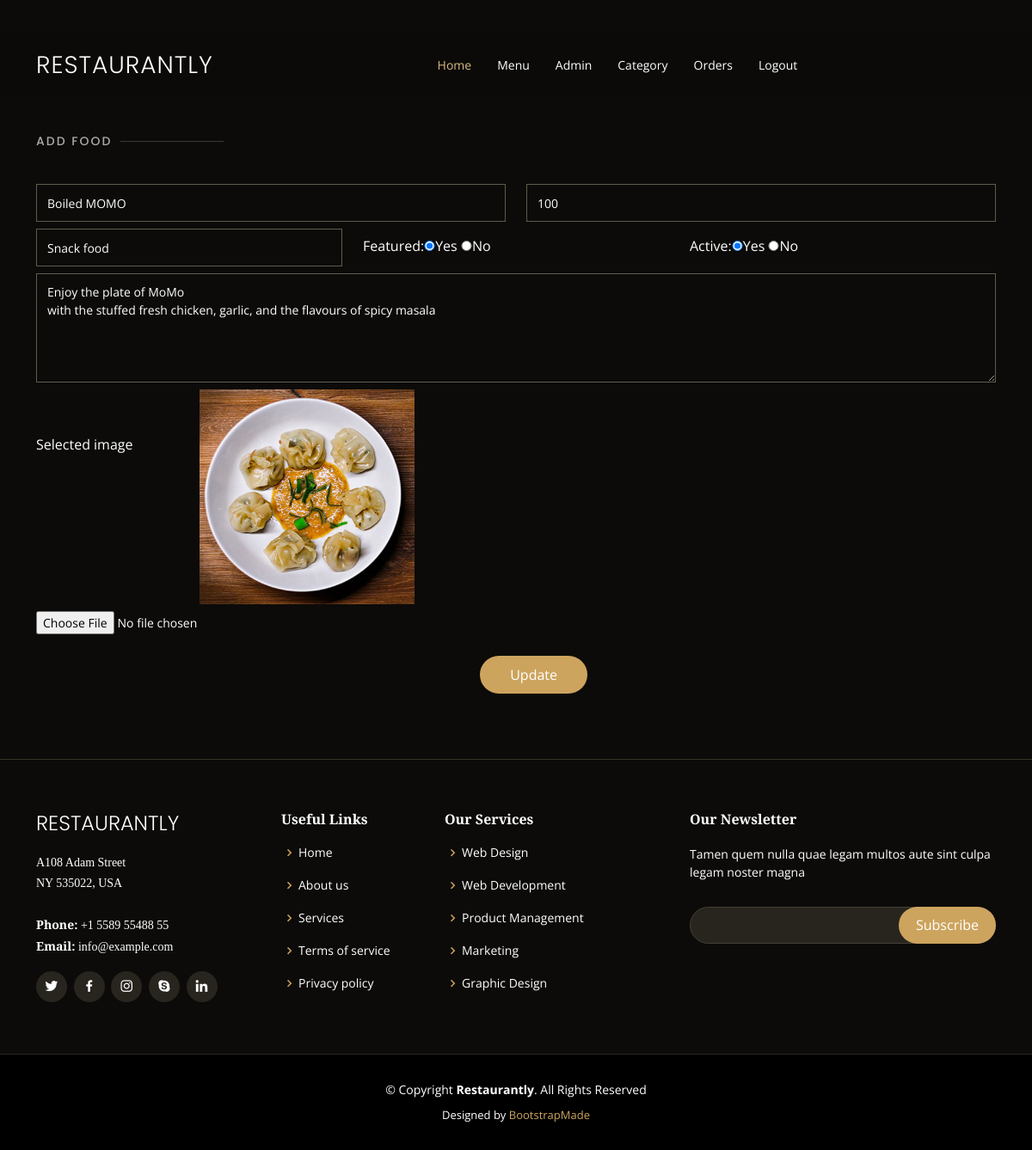
Page /update-food.php?id=6 (signed in) on the committed database.
### tables this page shows
CREATE TABLE `food` (
  `id` int(10) UNSIGNED NOT NULL,
  `title` varchar(100) NOT NULL,
  `description` text NOT NULL,
  `price` decimal(10,0) NOT NULL,
  `image_name` varchar(255) NOT NULL,
  `category_id` int(10) UNSIGNED NOT NULL,
  `featured` varchar(10) NOT NULL,
  `active` varchar(10) NOT NULL,
  `created_by` int(11) DEFAULT NULL,
  `updated_by` int(11) DEFAULT NULL
);

CREATE TABLE `category` (
  `id` int(10) UNSIGNED NOT NULL,
  `title` varchar(100) NOT NULL,
  `image_name` varchar(255) NOT NULL,
  `featured` varchar(10) NOT NULL,
  `active` varchar(10) NOT NULL,
  `created_by` int(11) DEFAULT NULL,
  `updated_by` int(11) DEFAULT NULL
);

### update-food.php (the view, shortened to what this page needs)
<?php
include('header.php');
        if(isset($_GET['id']))
        {
            $id = $_GET['id'];
            $sql2 ="SELECT * FROM food WHERE id=$id";
            $res2=mysqli_query($conn,$sql2);
            $row2= mysqli_fetch_assoc($res2);
            $title=$row2['title'];
            $description=$row2['description'];
            $price=$row2['price'];
            $current_image=$row2['image_name'];
            $current_category=$row2['category_id'];
            $featured=$row2['featured'];
            $active=$row2['active'];
        }
        else
        {
            header('location:food.php');
        }
    ?>
<section id="book-a-table" class="book-a-table mtop">
      <div class="container" data-aos="fade-up">
        <div class="section-title">
          <h2>Add Food</h2>
        </div>
        <form action="add-foodup.php" method="post"  class="php-email-form" data-aos="fade-up" data-aos-delay="100" enctype="multipart/form-data">
          <div class="row">
            <div class="col-lg-6 col-md-6 form-group">
              <input type="text" name="title" value="<?php echo $title; ?>" class="form-control" id="name" placeholder="Title of the food" required>
            </div>
            <div class="col-lg-6 col-md-6 form-group mt-3 mt-md-0">
              <input type="number" class="form-control" value="<?php echo $price; ?>" name="price" placeholder="Price" required>
            </div>
            <div class="col-lg-4 col-md-6 form-group mt-3 mt-md-0">
            <select class="form-control" name="category" required >
                        <?php
                        $sql = "SELECT * FROM category WHERE active=1";
                        $res= mysqli_query($conn, $sql);
                        $count =mysqli_num_rows($res);
                        if($count>0)
                        {
                            while($row=mysqli_fetch_assoc($res))
                            {
                                $id = $row['id'];
                                $title = $row['title'];
                                ?>
                                <option <?php if($current_category == $id)echo "selected" ?> value="<?php echo $id; ?>"><?php echo $title; ?> </option>
                                <?php
                            }
                        }
                        else
                        {
                            ?>
                            <option value="">No category Found</option>
                            <?php
                        }
                        ?>
                        </select>
            </div>
            <div class="col-lg-4 col-md-6 form-group mt-3 mt-md-0">
              <div class="mt-2">
              Featured:<input type="radio" class="radioh" name="featured" <?php if($featured == 1){ echo "checked";}?> value="1" required><span>Yes</span>
                    <input type="radio" class="radioh" name="featured" <?php if($featured == 0){ echo "checked";}?> value="0" required><span>No</span>
              </div>
            </div>
            <div class="col-lg-4 col-md-6 form-group mt-3 mt-md-0">
              <div class="mt-2">
              Active:<input type="radio" class="radioh" name="active" <?php if($active == 1){ echo "checked";}?> value="1" required><span>Yes</span>
                    <input type="radio" class="radioh" name="active" <?php if($active == 0){ echo "checked";}?> value="0" required><span>No</span>
              </div>
            </div>
            <div class="col-lg-12 col-md-6 form-group mt-3 mt-md-0">
            <textarea name="description"  class="form-control" cols="30" rows="5" required placeholder="Description of the Food."><?php echo $description; ?></textarea>
            </div>
            <div class="col-lg-2 col-md-6 form-group mt-3 mt-md-0" style="line-height: 8;">
            Selected image
            </div>
            <div class="col-lg-8 col-md-6 form-group mt-3 mt-md-0">
            <img src="./images/food/<?php echo $current_image; ?>" width="250px">
            </div>
            <div class="col-lg-12 col-md-6 form-group mt-3 mt-md-0">
            <input type="file"  name="image">
            </div>
          </div>
          <div class="row textend">
            <div class="col-lg-7">
            <button type="submit" name="submit">Update</button>
            </div>
          </div>
        </form>
      </div>
    </section>
<?php
include('footer.php');
?>

### assets/css/style.css (style rules this page uses)
body { font-family: "Open Sans", sans-serif; background: #0c0b09; color: #fff; }
h1, h2, h3, h4, h5, h6 { font-family: "Playfair Display", serif; }
section { padding: 60px 0; overflow: hidden; }
.section-title { padding-bottom: 40px; }
.section-title h2 { font-size: 14px; font-weight: 500; padding: 0; line-height: 1px; margin: 0 0 5px 0; letter-spacing: 2px; text-transform: uppercase; color: #aaaaaa; font-family: "Poppins", sans-serif; }
.section-title h2::after { content: ""; width: 120px; height: 1px; display: inline-block; background: rgba(255, 255, 255, 0.2); margin: 4px 10px; }
.book-a-table .php-email-form { width: 100%; }
.book-a-table .php-email-form .form-group { padding-bottom: 8px; }
.book-a-table .php-email-form input, .book-a-table .php-email-form textarea { border-radius: 0; box-shadow: none; font-size: 14px; background: #0c0b09; border-color: #625b4b; color: white; }
.book-a-table .php-email-form input::placeholder, .book-a-table .php-email-form textarea::placeholder { color: #a49b89; }
.book-a-table .php-email-form input { height: 44px; }
.book-a-table .php-email-form textarea { padding: 10px 12px; }
.book-a-table .php-email-form button[type=submit] { background: #cda45e; border: 0; padding: 10px 35px; color: #fff; transition: 0.4s; border-radius: 50px; }
.contact .php-email-form input, .contact .php-email-form textarea, .php-email-form select { border-radius: 0; box-shadow: none; font-size: 14px; background: #0c0b09; border-color: #625b4b; color: white; }
.contact .php-email-form input ,.php-email-form select { height: 44px; }
.mtop { margin-top:100px; }
.textend { text-align: end; }
.radioh { height: 12px !important; }

### rows in the picture
food: title "Boiled MOMO", price "100", category "Snack food", featured "☑", active "☑", description "Enjoy the plate of MoMo with the stuffed fresh chicken, garlic, and the flavours of spicy masala", image_name (picture)
